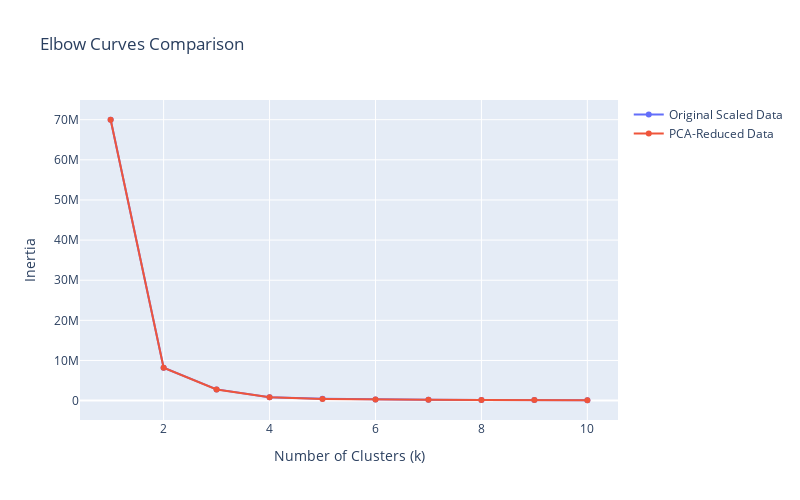

The cell this chart's notebook holds for it:
### Markdown cell above
### Visualize and Compare the Results

In this section, you will visually analyze the cluster analysis results by contrasting the outcome with and without using the optimization techniques.

### Code cell
# Composite plot to contrast the Elbow curves
import plotly.graph_objects as go

# Example k-values
k_values = list(range(1, 11))

# Make sure you already have these lists
# inertia_original = [...]  # from KMeans on original scaled data
# inertia_pca = [...]       # from KMeans on PCA-reduced data

# Create the Elbow curve for original scaled data
trace_original = go.Scatter(
    x=k_values,
    y=inertia_original,
    mode='lines+markers',
    name='Original Scaled Data'
)

# Create the Elbow curve for PCA-reduced data
trace_pca = go.Scatter(
    x=k_values,
    y=inertia_pca,
    mode='lines+markers',
    name='PCA-Reduced Data'
)

# Combine both traces
fig = go.Figure(data=[trace_original, trace_pca])

# Customize layout
fig.update_layout(
    title='Elbow Curves Comparison',
    xaxis_title='Number of Clusters (k)',
    yaxis_title='Inertia',
    width=800,
    height=500
)

# Show the plot
fig.show()

### Figure 1 — Plotly figure (JSON) as saved in the notebook; plotly's stock layout.template omitted (floating-point values rounded to 4 significant figures)
{"data": [{"mode": "lines+markers", "name": "Original Scaled Data", "type": "scatter", "x": [1, 2, 3, 4, 5, 6, 7, 8, 9, 10], "y": [69980000.0, 8193000.0, 2793000.0, 835200.0, 437300.0, 272200.0, 213200.0, 174300.0, 136000.0, 99360.0]}, {"mode": "lines+markers", "name": "PCA-Reduced Data", "type": "scatter", "x": [1, 2, 3, 4, 5, 6, 7, 8, 9, 10], "y": [69970000.0, 8180000.0, 2780000.0, 823700.0, 426400.0, 261500.0, 202700.0, 163500.0, 125400.0, 89330.0]}], "layout": {"height": 500, "title": {"text": "Elbow Curves Comparison"}, "width": 800, "xaxis": {"title": {"text": "Number of Clusters (k)"}}, "yaxis": {"title": {"text": "Inertia"}}}}
